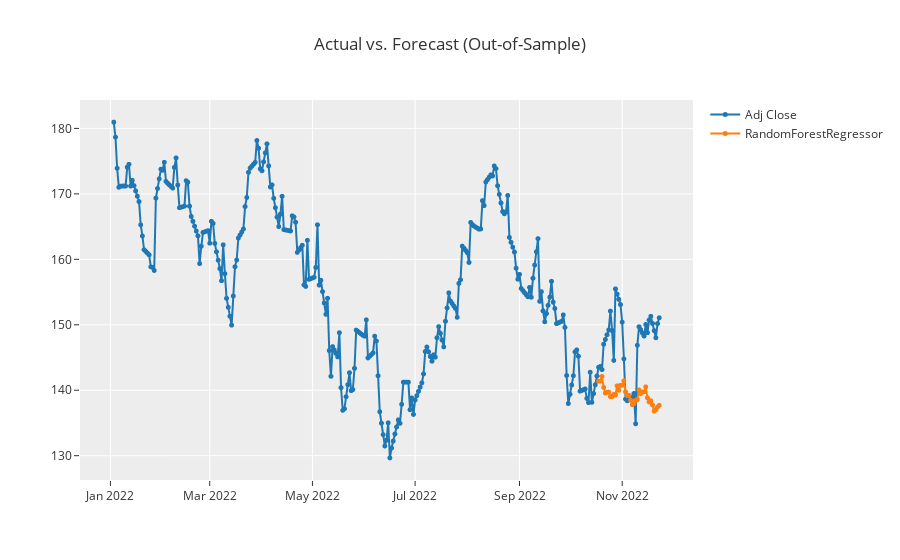
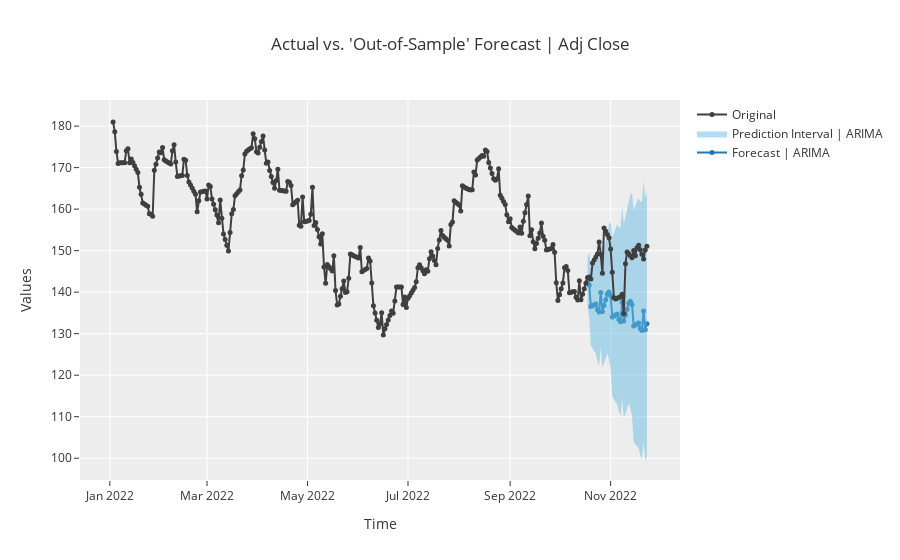
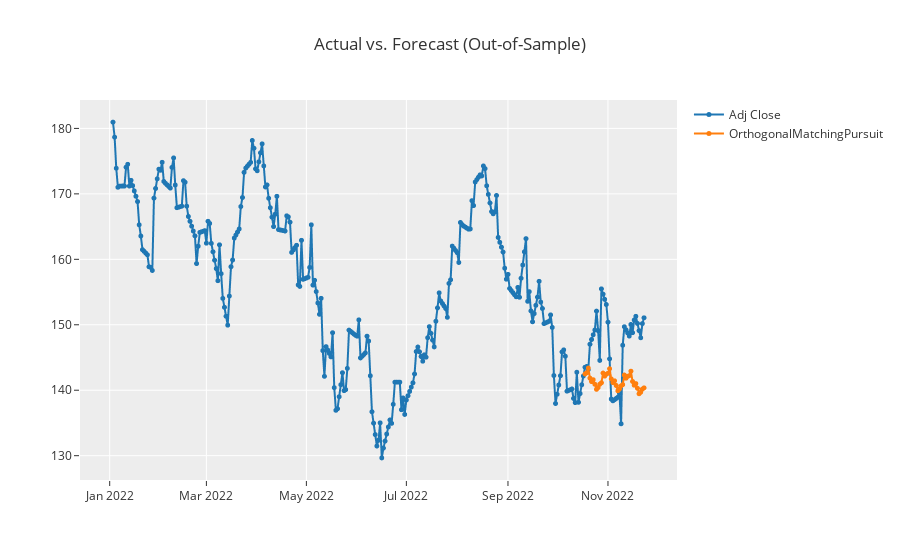
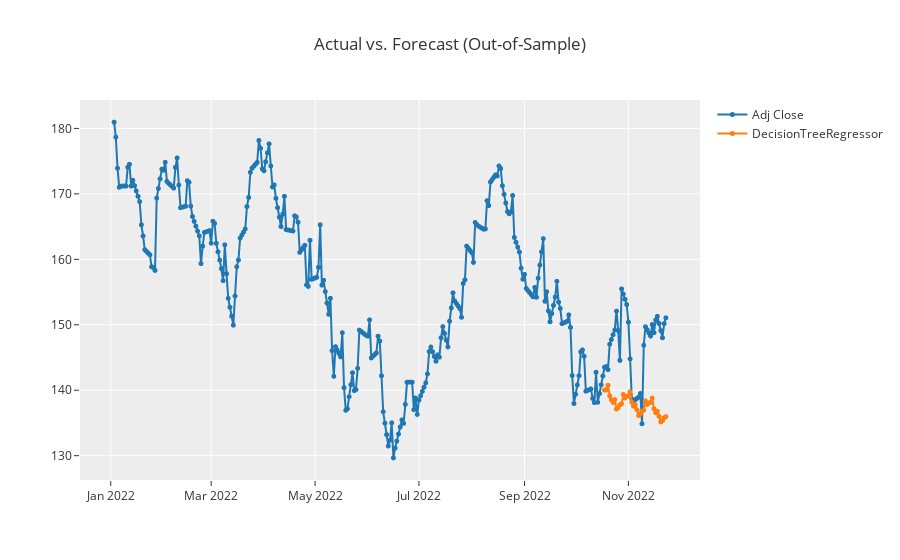

Source (notebook cell) for these figures, in order:
### Code cell
for model in top10:
    exp.plot_model(model)

### Figure 1 — Plotly figure (JSON) as saved in the notebook; plotly's stock layout.template omitted (floating-point values rounded to 4 significant figures; data arrays with more than 128 entries replaced by an {"elided": "..."} marker saying what was removed)
{"data": [{"line": {"color": "rgb(31, 119, 180)", "width": 2}, "marker": {"color": "rgb(31, 119, 180)", "size": 5}, "mode": "lines+markers", "name": "Adj Close", "type": "scattergl", "x": {"elided": "325 str values"}, "xaxis": "x", "y": {"elided": "325 float values"}, "yaxis": "y"}, {"line": {"color": "rgb(255, 127, 14)", "width": 2}, "marker": {"color": "rgb(255, 127, 14)", "size": 5}, "mode": "lines+markers", "name": "RandomForestRegressor", "type": "scattergl", "x": {"elided": "325 str values"}, "xaxis": "x", "y": {"elided": "325 float values"}, "yaxis": "y"}], "layout": {"showlegend": true, "title": {"text": "Actual vs. Forecast (Out-of-Sample)"}, "xaxis": {"anchor": "y", "domain": [0, 1]}, "yaxis": {"anchor": "x", "domain": [0, 1]}}}

### Figure 2 — Plotly figure (JSON) as saved in the notebook; plotly's stock layout.template omitted (floating-point values rounded to 4 significant figures; data arrays with more than 128 entries replaced by an {"elided": "..."} marker saying what was removed)
{"data": [{"line": {"color": "#1f77b4"}, "marker": {"size": 5}, "mode": "lines+markers", "name": "Forecast | ARIMA", "showlegend": true, "type": "scatter", "x": ["2022-10-18T00:00:00", "2022-10-19T00:00:00", "2022-10-20T00:00:00", "2022-10-21T00:00:00", "2022-10-22T00:00:00", "2022-10-23T00:00:00", "2022-10-24T00:00:00", "2022-10-25T00:00:00", "2022-10-26T00:00:00", "2022-10-27T00:00:00", "2022-10-28T00:00:00", "2022-10-29T00:00:00", "2022-10-30T00:00:00", "2022-10-31T00:00:00", "2022-11-01T00:00:00", "2022-11-02T00:00:00", "2022-11-03T00:00:00", "2022-11-04T00:00:00", "2022-11-05T00:00:00", "2022-11-06T00:00:00", "2022-11-07T00:00:00", "2022-11-08T00:00:00", "2022-11-09T00:00:00", "2022-11-10T00:00:00", "2022-11-11T00:00:00", "2022-11-12T00:00:00", "2022-11-13T00:00:00", "2022-11-14T00:00:00", "2022-11-15T00:00:00", "2022-11-16T00:00:00", "2022-11-17T00:00:00", "2022-11-18T00:00:00", "2022-11-19T00:00:00", "2022-11-20T00:00:00", "2022-11-21T00:00:00", "2022-11-22T00:00:00", "2022-11-23T00:00:00"], "y": [142.6, 141.7, 136.5, 136.7, 136.9, 137.1, 135.8, 135.2, 139.9, 135.4, 136.8, 138.2, 139.6, 140.0, 139.2, 134.0, 134.3, 134.5, 134.7, 133.4, 132.9, 137.6, 133.1, 134.5, 135.9, 137.3, 137.8, 137.0, 131.8, 132.1, 132.3, 132.6, 131.3, 130.7, 135.5, 131.0, 132.4]}, {"line": {"width": 0}, "marker": {"color": "#68BBE3"}, "mode": "lines", "name": "Lower Interval", "showlegend": false, "type": "scatter", "x": ["2022-10-18T00:00:00", "2022-10-19T00:00:00", "2022-10-20T00:00:00", "2022-10-21T00:00:00", "2022-10-22T00:00:00", "2022-10-23T00:00:00", "2022-10-24T00:00:00", "2022-10-25T00:00:00", "2022-10-26T00:00:00", "2022-10-27T00:00:00", "2022-10-28T00:00:00", "2022-10-29T00:00:00", "2022-10-30T00:00:00", "2022-10-31T00:00:00", "2022-11-01T00:00:00", "2022-11-02T00:00:00", "2022-11-03T00:00:00", "2022-11-04T00:00:00", "2022-11-05T00:00:00", "2022-11-06T00:00:00", "2022-11-07T00:00:00", "2022-11-08T00:00:00", "2022-11-09T00:00:00", "2022-11-10T00:00:00", "2022-11-11T00:00:00", "2022-11-12T00:00:00", "2022-11-13T00:00:00", "2022-11-14T00:00:00", "2022-11-15T00:00:00", "2022-11-16T00:00:00", "2022-11-17T00:00:00", "2022-11-18T00:00:00", "2022-11-19T00:00:00", "2022-11-20T00:00:00", "2022-11-21T00:00:00", "2022-11-22T00:00:00", "2022-11-23T00:00:00"], "y": [136.8, 133.9, 127.2, 126.3, 125.7, 125.2, 123.3, 122.3, 126.6, 121.8, 122.9, 124.1, 125.3, 123.7, 121.3, 114.9, 114.1, 113.5, 113.1, 111.2, 110.2, 114.5, 109.6, 110.8, 112.0, 113.2, 112.1, 110.1, 103.9, 103.3, 102.9, 102.5, 100.7, 99.75, 104.1, 99.33, 100.5]}, {"fill": "tonexty", "fillcolor": "rgba(104,187,227,0.5)", "line": {"width": 0}, "marker": {"color": "#68BBE3"}, "mode": "lines", "name": "Prediction Interval | ARIMA", "showlegend": true, "type": "scatter", "x": ["2022-10-18T00:00:00", "2022-10-19T00:00:00", "2022-10-20T00:00:00", "2022-10-21T00:00:00", "2022-10-22T00:00:00", "2022-10-23T00:00:00", "2022-10-24T00:00:00", "2022-10-25T00:00:00", "2022-10-26T00:00:00", "2022-10-27T00:00:00", "2022-10-28T00:00:00", "2022-10-29T00:00:00", "2022-10-30T00:00:00", "2022-10-31T00:00:00", "2022-11-01T00:00:00", "2022-11-02T00:00:00", "2022-11-03T00:00:00", "2022-11-04T00:00:00", "2022-11-05T00:00:00", "2022-11-06T00:00:00", "2022-11-07T00:00:00", "2022-11-08T00:00:00", "2022-11-09T00:00:00", "2022-11-10T00:00:00", "2022-11-11T00:00:00", "2022-11-12T00:00:00", "2022-11-13T00:00:00", "2022-11-14T00:00:00", "2022-11-15T00:00:00", "2022-11-16T00:00:00", "2022-11-17T00:00:00", "2022-11-18T00:00:00", "2022-11-19T00:00:00", "2022-11-20T00:00:00", "2022-11-21T00:00:00", "2022-11-22T00:00:00", "2022-11-23T00:00:00"], "y": [148.4, 149.6, 145.8, 147.1, 148.2, 149.0, 148.2, 148.1, 153.2, 149.0, 150.6, 152.2, 153.8, 156.3, 157.1, 153.2, 154.4, 155.5, 156.4, 155.6, 155.6, 160.7, 156.5, 158.2, 159.9, 161.5, 163.5, 163.9, 159.8, 160.9, 161.8, 162.7, 161.8, 161.7, 166.8, 162.6, 164.3]}, {"marker": {"color": "#3f3f3f", "size": 5}, "mode": "lines+markers", "name": "Original", "showlegend": true, "type": "scatter", "x": {"elided": "325 str values"}, "y": {"elided": "325 float values"}}], "layout": {"showlegend": true, "title": {"text": "Actual vs. 'Out-of-Sample' Forecast | Adj Close"}, "xaxis": {"title": {"text": "Time"}}, "yaxis": {"title": {"text": "Values"}}}}

### Figure 3 — Plotly figure (JSON) as saved in the notebook; plotly's stock layout.template omitted (floating-point values rounded to 4 significant figures; data arrays with more than 128 entries replaced by an {"elided": "..."} marker saying what was removed)
{"data": [{"line": {"color": "rgb(31, 119, 180)", "width": 2}, "marker": {"color": "rgb(31, 119, 180)", "size": 5}, "mode": "lines+markers", "name": "Adj Close", "type": "scattergl", "x": {"elided": "325 str values"}, "xaxis": "x", "y": {"elided": "325 float values"}, "yaxis": "y"}, {"line": {"color": "rgb(255, 127, 14)", "width": 2}, "marker": {"color": "rgb(255, 127, 14)", "size": 5}, "mode": "lines+markers", "name": "OrthogonalMatchingPursuit", "type": "scattergl", "x": {"elided": "325 str values"}, "xaxis": "x", "y": {"elided": "325 float values"}, "yaxis": "y"}], "layout": {"showlegend": true, "title": {"text": "Actual vs. Forecast (Out-of-Sample)"}, "xaxis": {"anchor": "y", "domain": [0, 1]}, "yaxis": {"anchor": "x", "domain": [0, 1]}}}

### Figure 4 — Plotly figure (JSON) as saved in the notebook; plotly's stock layout.template omitted (floating-point values rounded to 4 significant figures; data arrays with more than 128 entries replaced by an {"elided": "..."} marker saying what was removed)
{"data": [{"line": {"color": "rgb(31, 119, 180)", "width": 2}, "marker": {"color": "rgb(31, 119, 180)", "size": 5}, "mode": "lines+markers", "name": "Adj Close", "type": "scattergl", "x": {"elided": "325 str values"}, "xaxis": "x", "y": {"elided": "325 float values"}, "yaxis": "y"}, {"line": {"color": "rgb(255, 127, 14)", "width": 2}, "marker": {"color": "rgb(255, 127, 14)", "size": 5}, "mode": "lines+markers", "name": "DecisionTreeRegressor", "type": "scattergl", "x": {"elided": "325 str values"}, "xaxis": "x", "y": {"elided": "325 float values"}, "yaxis": "y"}], "layout": {"showlegend": true, "title": {"text": "Actual vs. Forecast (Out-of-Sample)"}, "xaxis": {"anchor": "y", "domain": [0, 1]}, "yaxis": {"anchor": "x", "domain": [0, 1]}}}
